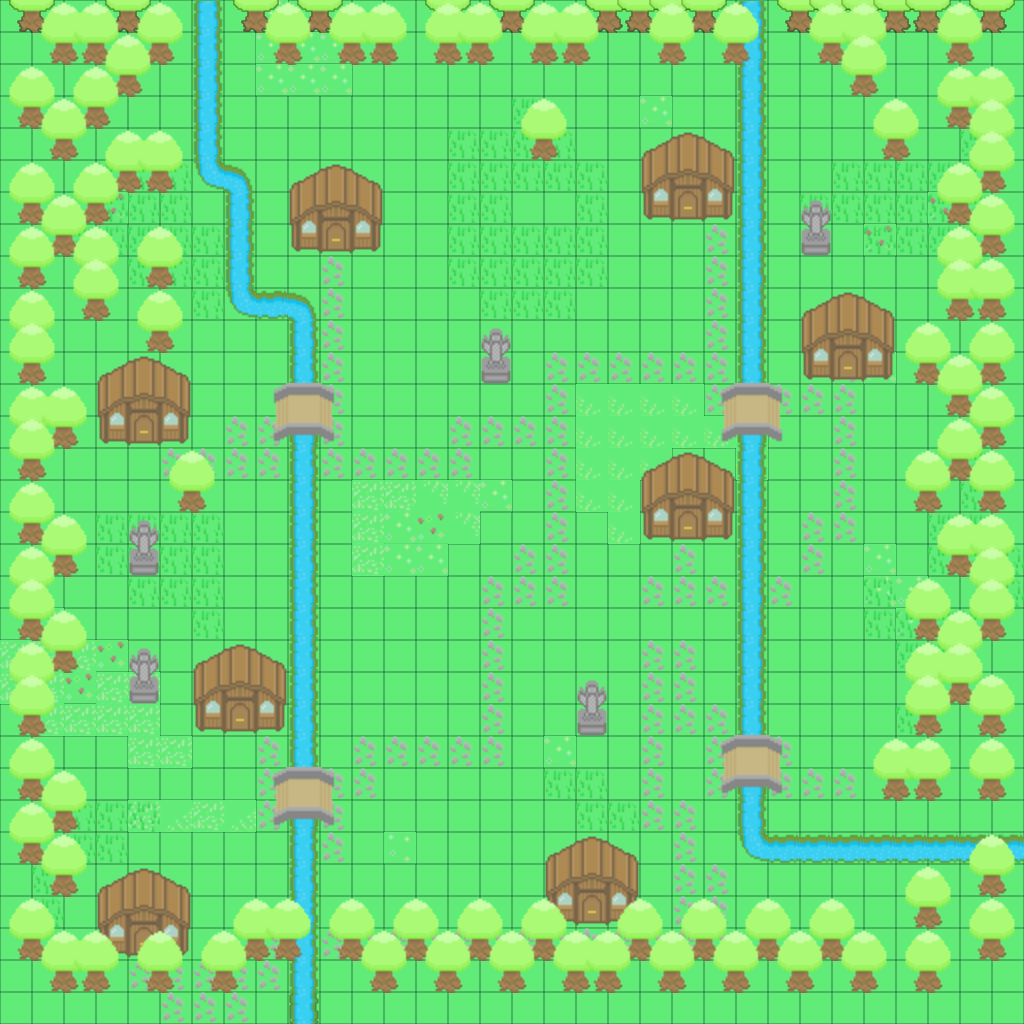

The image is a tile-based game level rendered from a .tmx file. Its description and source (layers, tilesets, objects; grid data summarised) follow:
An orthogonal 32x32 tile map with 32x32 px tiles, 5 tile layers (sol, decorations, obstaclesEtRiviere, obstacles, ...), 5 tilesets.

<map version="1.5" tiledversion="1.7.2" orientation="orthogonal" renderorder="right-down" compressionlevel="0" width="32" height="32" tilewidth="32" tileheight="32" infinite="0" nextlayerid="8" nextobjectid="1">
 <tileset firstgid="1" source="Redimensionne Simly2D_Basic_Tileset.tsx" />
 <tileset firstgid="49" source="Redimensionne S-Tree_1.tsx" />
 <tileset firstgid="50" source="RedimensionneS-Statue.tsx" />
 <tileset firstgid="52" source="redimensionne S-House.tsx" />
 <tileset firstgid="61" source="redimensionne S-Bridge_Side.tsx" />
 <layer id="1" name="sol" width="32" height="32">
  <data>[1024 cells, 1024 non-empty, 7 distinct tile ids]</data>
 </layer>
 <layer id="2" name="decorations" width="32" height="32">
  <data>[1024 cells, 239 non-empty, 7 distinct tile ids]</data>
 </layer>
 <layer id="3" name="obstaclesEtRiviere" width="32" height="32" offsetx="0" offsety="1">
  <data>[1024 cells, 270 non-empty, 16 distinct tile ids]</data>
 </layer>
 <layer id="7" name="obstacles" width="32" height="32" offsetx="0" offsety="1">
  <data>[1024 cells, 204 non-empty, 12 distinct tile ids]</data>
 </layer>
 <layer id="5" name="ponts" width="32" height="32" offsetx="0" offsety="-1">
  <data>[1024 cells, 24 non-empty, 6 distinct tile ids]</data>
 </layer>
</map>